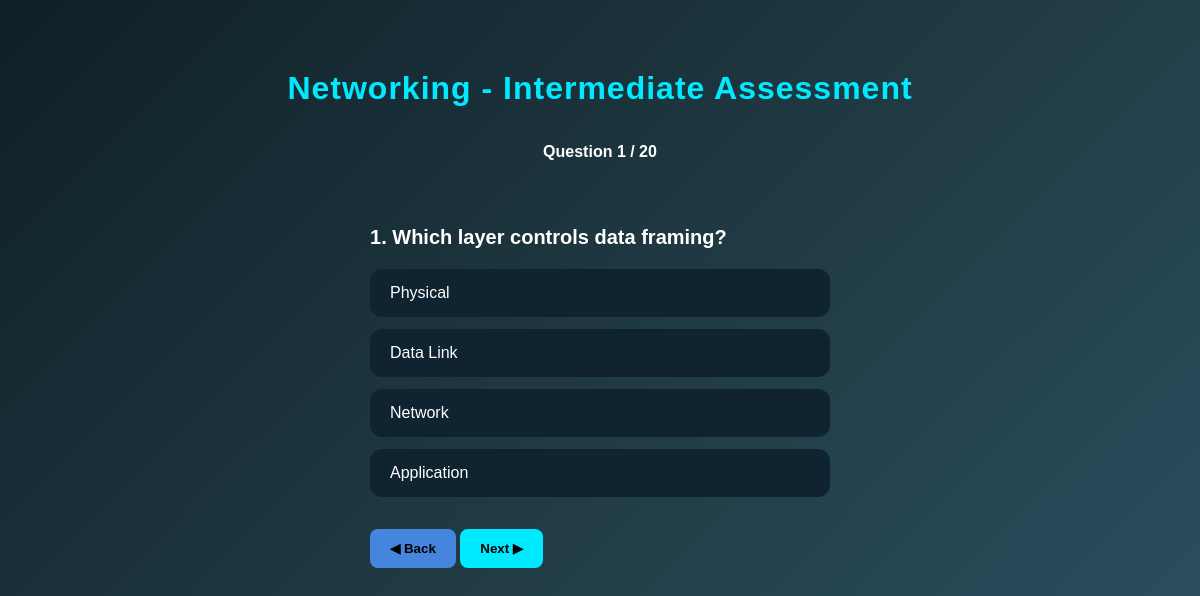
The app's page /assessment/quiz/Networking/Intermediate with its own data.
### tables this page shows
CREATE TABLE questions(
    id INTEGER PRIMARY KEY AUTOINCREMENT,
    topic TEXT,
    level TEXT,
    question TEXT,
    option_a TEXT,
    option_b TEXT,
    option_c TEXT,
    option_d TEXT,
    answer TEXT
);

### assessment/routes.py (the view)
@assessment_bp.route("/quiz/<topic>/<level>")
def quiz(topic, level):
    conn = sqlite3.connect("assessment/cryptora.db")
    cur = conn.cursor()
    cur.execute("""
        SELECT *
        FROM questions
        WHERE topic=? AND level=?
        ORDER BY RANDOM()
        LIMIT 20
    """, (topic, level))
    questions = cur.fetchall()
    conn.close()
    return render_template(
        "assessment/quiz.html",
        topic=topic,
        level=level,
        questions=questions
    )

### templates/assessment/quiz.html (shortened to what this page needs)
<!DOCTYPE html>
<html>
<head>
</head>
<body>
<h1 class="quiz-title">{{ topic }} - {{ level }} Assessment</h2>
<p id="progress">Total Questions: {{ questions|length}}</p>
<form method="POST" action="{{ url_for('assessment.submit', topic=topic, level=level) }}">
{% for q in questions %}
<div class="question" style="display:none;">
<p><strong>{{ loop.index }}. {{ q[3] }}</strong></p>
<label class="option">
    <span class="option-text">{{ q[4] }}</span>
</label>
<label class="option">
    <span class="option-text">{{ q[5] }}</span>
</label>
<label class="option">
    <span class="option-text">{{ q[6] }}</span>
</label>
<label class="option">
    <span class="option-text">{{ q[7] }}</span>
</label>
</div>
{% endfor %}
<button type="button" onclick="prevQuestion()" id="prevBtn">
    ◀ Back
</button>
<button type="button" onclick="nextQuestion()" id="nextBtn">
Next ▶
</button>
</form>
</body>
</html>

### templates/assessment/quiz.html (style rules this page uses)
body { font-family: Arial, sans-serif; background: linear-gradient(135deg,#0f2027,#203a43,#2c5364); color:white; margin:0; min-height:100vh; display:flex; flex-direction:column; align-items:center; }
#progress { text-align:center; margin:15px 0; font-weight:bold; }
.question { margin-top:20px; }
.question p { font-size:20px; }
button { margin-top:20px; padding:12px 20px; border:none; border-radius:8px; background:#00eaff; color:black; font-weight:bold; cursor:pointer; }
.quiz-title { text-align:center; margin-top:40px; color:#00eaff; font-size:32px; letter-spacing:1px; }
.option { display:flex; align-items:center; gap:15px; background:#0f2430; padding:15px 20px; border-radius:12px; margin:12px auto; width:420px; cursor:pointer; transition:0.25s; }
.option-text { width:100%; }
.option-text { width:100%; display:block; }
#prevBtn { background:#4585de; }

### records on screen
questions: question "Which layer controls data framing?", option_a "Physical", option_b "Data Link", option_c "Network", option_d "Application"

### other values on screen
{{ topic }} "Networking"
{{ level }} "Intermediate"
